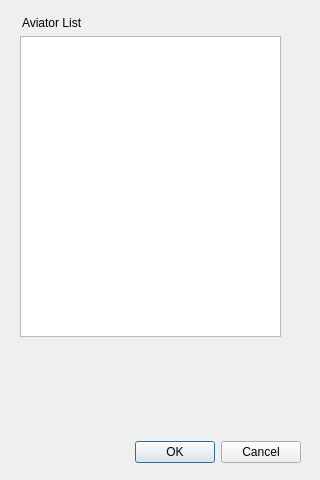
<?xml version="1.0" encoding="UTF-8"?>
<ui version="4.0">
 <class>dlgChooseAviator</class>
 <widget class="QDialog" name="dlgChooseAviator">
  <property name="geometry">
   <rect>
    <x>0</x>
    <y>0</y>
    <width>320</width>
    <height>480</height>
   </rect>
  </property>
  <property name="windowTitle">
   <string>Dialog</string>
  </property>
  <widget class="QLabel" name="label_4">
   <property name="geometry">
    <rect>
     <x>22</x>
     <y>12</y>
     <width>121</width>
     <height>21</height>
    </rect>
   </property>
   <property name="text">
    <string>Aviator List</string>
   </property>
  </widget>
  <widget class="QLabel" name="label_2">
   <property name="geometry">
    <rect>
     <x>30</x>
     <y>376</y>
     <width>101</width>
     <height>21</height>
    </rect>
   </property>
   <property name="font">
    <font>
     <pointsize>12</pointsize>
     <weight>75</weight>
     <bold>true</bold>
    </font>
   </property>
   <property name="text">
    <string>&lt;Name&gt;</string>
   </property>
  </widget>
  <widget class="QDialogButtonBox" name="buttonBox">
   <property name="geometry">
    <rect>
     <x>0</x>
     <y>436</y>
     <width>301</width>
     <height>32</height>
    </rect>
   </property>
   <property name="orientation">
    <enum>Qt::Horizontal</enum>
   </property>
   <property name="standardButtons">
    <set>QDialogButtonBox::Cancel|QDialogButtonBox::Ok</set>
   </property>
  </widget>
  <widget class="QListView" name="listView">
   <property name="geometry">
    <rect>
     <x>20</x>
     <y>36</y>
     <width>261</width>
     <height>301</height>
    </rect>
   </property>
  </widget>
  <widget class="QLabel" name="label">
   <property name="geometry">
    <rect>
     <x>30</x>
     <y>350</y>
     <width>131</width>
     <height>21</height>
    </rect>
   </property>
   <property name="font">
    <font>
     <pointsize>12</pointsize>
     <weight>75</weight>
     <bold>true</bold>
    </font>
   </property>
   <property name="text">
    <string>&lt;ID Number&gt;</string>
   </property>
  </widget>
 </widget>
 <resources/>
 <connections/>
</ui>
